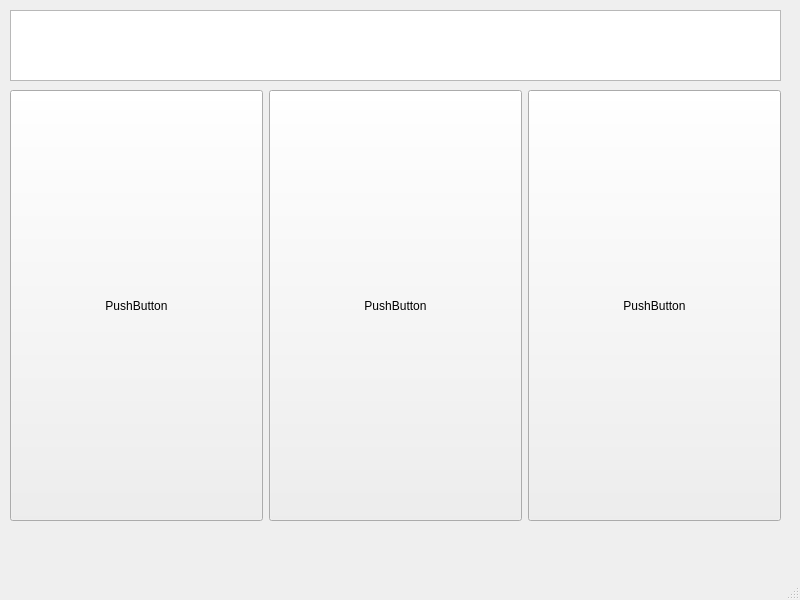
<?xml version="1.0" encoding="UTF-8"?>
<ui version="4.0">
 <class>MainWindow</class>
 <widget class="QMainWindow" name="MainWindow">
  <property name="geometry">
   <rect>
    <x>0</x>
    <y>0</y>
    <width>800</width>
    <height>600</height>
   </rect>
  </property>
  <property name="windowTitle">
   <string>MainWindow</string>
  </property>
  <widget class="QWidget" name="centralwidget">
   <widget class="QWidget" name="horizontalLayoutWidget">
    <property name="geometry">
     <rect>
      <x>10</x>
      <y>90</y>
      <width>771</width>
      <height>431</height>
     </rect>
    </property>
    <layout class="QHBoxLayout" name="horizontalLayout">
     <item>
      <widget class="QPushButton" name="pushButton_2">
       <property name="sizePolicy">
        <sizepolicy hsizetype="Minimum" vsizetype="Expanding">
         <horstretch>0</horstretch>
         <verstretch>0</verstretch>
        </sizepolicy>
       </property>
       <property name="text">
        <string>PushButton</string>
       </property>
      </widget>
     </item>
     <item>
      <widget class="QPushButton" name="pushButton">
       <property name="sizePolicy">
        <sizepolicy hsizetype="Minimum" vsizetype="Expanding">
         <horstretch>0</horstretch>
         <verstretch>0</verstretch>
        </sizepolicy>
       </property>
       <property name="text">
        <string>PushButton</string>
       </property>
      </widget>
     </item>
     <item>
      <widget class="QPushButton" name="pushButton_3">
       <property name="sizePolicy">
        <sizepolicy hsizetype="Minimum" vsizetype="Expanding">
         <horstretch>0</horstretch>
         <verstretch>0</verstretch>
        </sizepolicy>
       </property>
       <property name="text">
        <string>PushButton</string>
       </property>
      </widget>
     </item>
    </layout>
   </widget>
   <widget class="QWidget" name="verticalLayoutWidget">
    <property name="geometry">
     <rect>
      <x>10</x>
      <y>10</y>
      <width>771</width>
      <height>71</height>
     </rect>
    </property>
    <layout class="QVBoxLayout" name="verticalLayout">
     <item>
      <widget class="QListView" name="listView"/>
     </item>
    </layout>
   </widget>
  </widget>
  <widget class="QMenuBar" name="menubar">
   <property name="geometry">
    <rect>
     <x>0</x>
     <y>0</y>
     <width>800</width>
     <height>24</height>
    </rect>
   </property>
  </widget>
  <widget class="QStatusBar" name="statusbar"/>
 </widget>
 <resources/>
 <connections/>
</ui>
